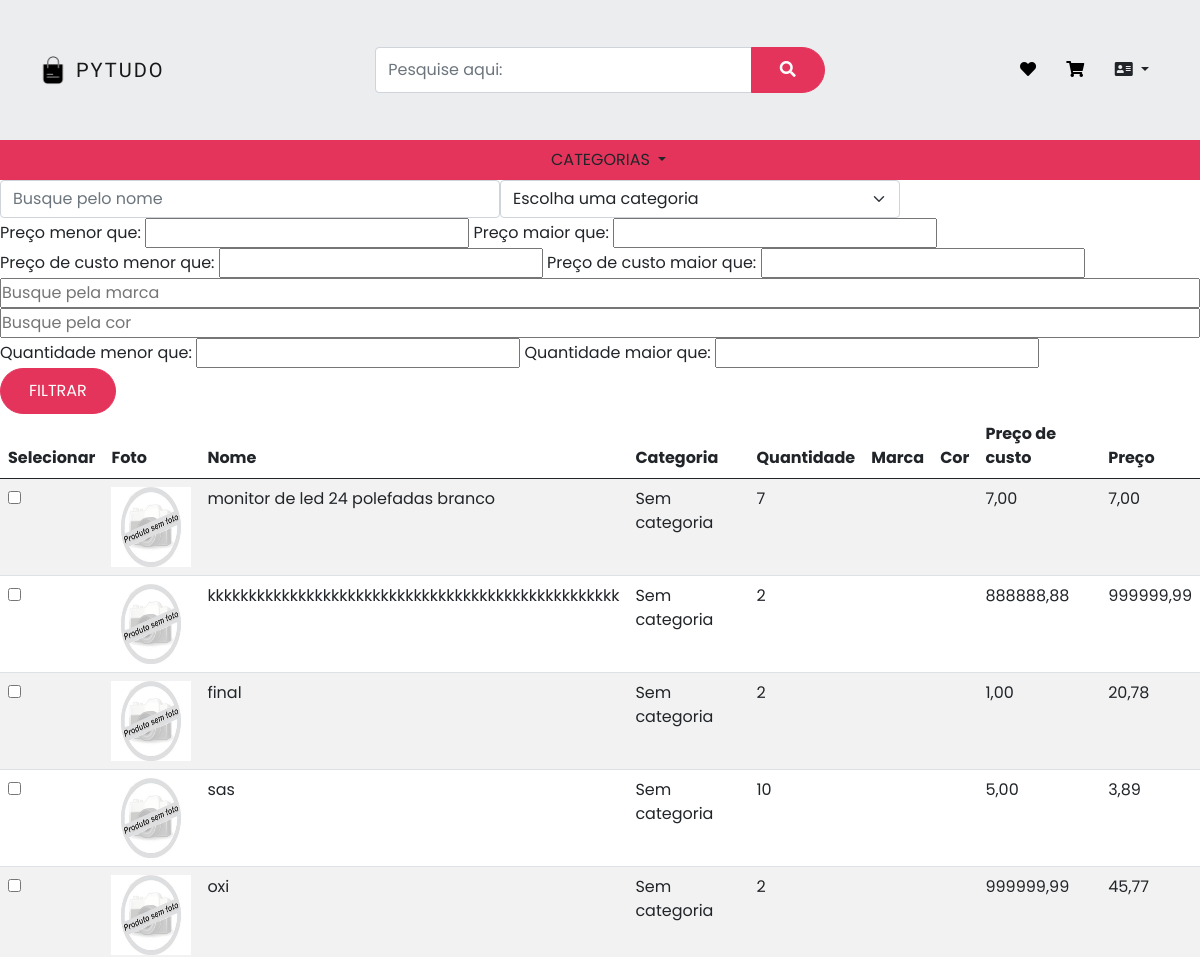
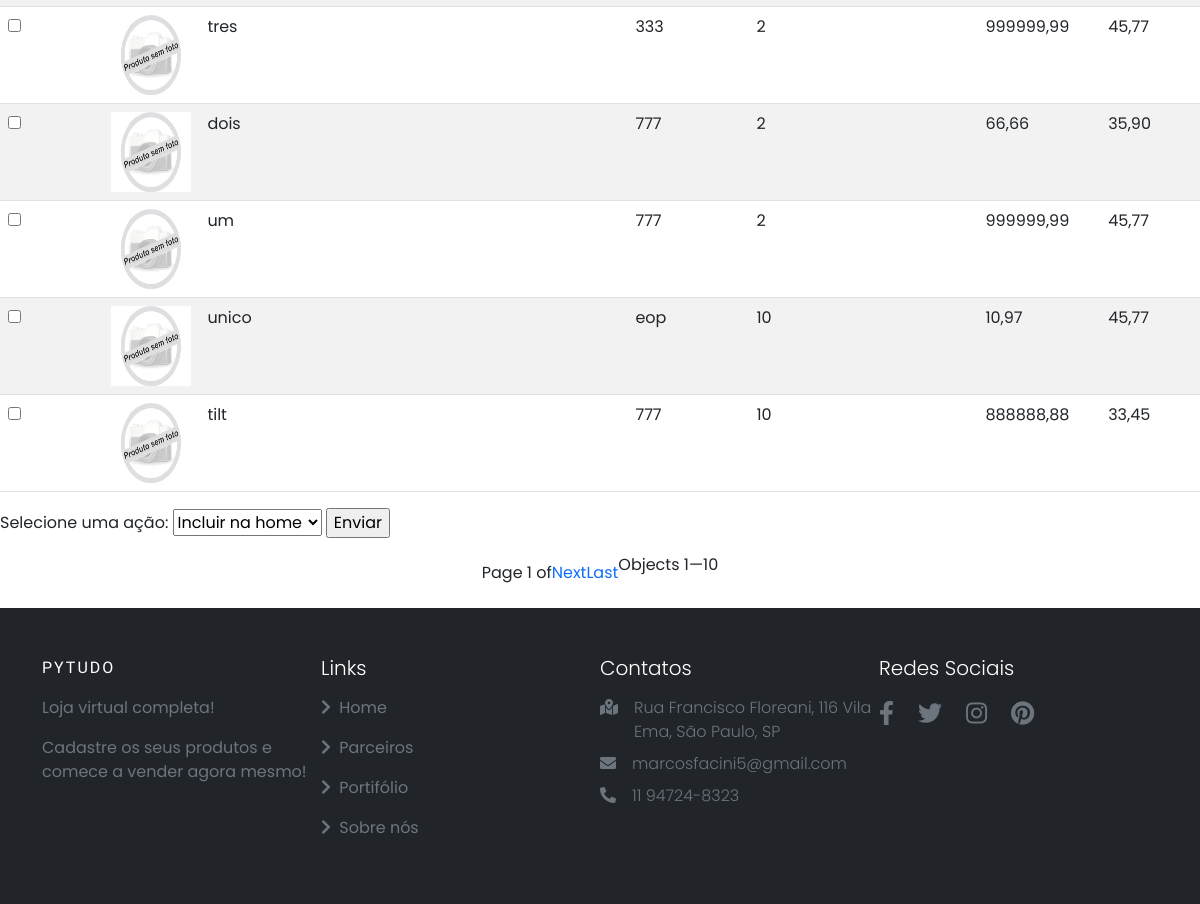
Screenshot of /gestao/produtos_home/ with the database file from the repository (2 pictures, top to bottom).
### produtos/models.py (models this page shows, shortened)
class Produtos(models.Model):
    nome = models.CharField(max_length=50)
    descricao = models.TextField()
    preco_de_custo = models.DecimalField(max_digits=8, decimal_places=2)
    preco = models.DecimalField(max_digits=8, decimal_places=2)
    categoria = models.ForeignKey(Categoria, blank=True, null=True, on_delete=models.SET_NULL)
    marca = models.CharField(max_length=50, blank=True, null=True)
    cor = models.CharField(max_length=30, blank=True, null=True)
    quantidade = models.IntegerField()
    data_cadastro = models.DateTimeField(auto_now_add=True)
    data_atualizacao = models.DateTimeField(auto_now=True, null=True)
    imagem_principal = models.ImageField(upload_to ='produtos/', blank=True, null=True)
    especificacao = RichTextUploadingField(blank=True, null=True)

class Categoria(models.Model):
    nome = models.CharField(max_length=40)
    def __str__(self):
        return self.nome

### gestao/views.py (the view)
# urls.py: path('produtos_home/', views.produtos_home, name='produtos_home'),
def produtos_home(request):
    produtos = Produtos.objects.all()
    categorias = Categoria.objects.all()
    nome_filtrar = request.GET.get('nome')
    if nome_filtrar:
        produtos = produtos.filter(nome__icontains=nome_filtrar)
    categoria_filtrar = request.GET.get('categoria')
    if categoria_filtrar:
        produtos = produtos.filter(categoria_id=categoria_filtrar)
    preco_menor_filtrar = request.GET.get('preco_menor_filtrar')
    if preco_menor_filtrar:
        preco_menor_filtrar_decimal = Decimal(preco_menor_filtrar.replace(',','.'))
        produtos = produtos.filter(preco__lt=preco_menor_filtrar_decimal)
    preco_maior_filtrar = request.GET.get('preco_maior_filtrar')
    if preco_maior_filtrar:
        preco_maior_filtrar_decimal = Decimal(preco_maior_filtrar.replace(',','.'))
        produtos = produtos.filter(preco__gt=preco_maior_filtrar_decimal)
    preco_de_custo_menor_filtrar = request.GET.get('preco_de_custo_menor_filtrar')
    if preco_de_custo_menor_filtrar:
        preco_de_custo_menor_filtrar_decimal = Decimal(preco_de_custo_menor_filtrar.replace(',','.'))
        produtos = produtos.filter(preco_de_custo__lt=preco_de_custo_menor_filtrar_decimal)
    preco_de_custo_maior_filtrar = request.GET.get('preco_de_custo_maior_filtrar')
    if preco_de_custo_maior_filtrar:
        preco_de_custo_maior_filtrar_decimal = Decimal(preco_de_custo_maior_filtrar.replace(',','.'))
        produtos = produtos.filter(preco_de_custo__gt=preco_de_custo_maior_filtrar_decimal)
    marca_filtar = request.GET.get('marca')
    if marca_filtar:
        produtos = produtos.filter(marca__icontains=marca_filtar)
    cor_filtar = request.GET.get('cor')
    if cor_filtar:
        produtos = produtos.filter(cor__icontains=cor_filtar)
    quantidade_menor_filtrar = request.GET.get('quantidade_menor_filtrar')
    if quantidade_menor_filtrar:
        produtos = produtos.filter(quantidade__lt=quantidade_menor_filtrar)
    quantidade_maior_filtrar = request.GET.get('quantidade_maior_filtrar')
    if quantidade_maior_filtrar:
        produtos = produtos.filter(quantidade__gt=quantidade_maior_filtrar)
    produtos_ordenados = produtos.order_by('-id')
    paginacao = Paginator(produtos_ordenados, 10)
    page = request.GET.get('page')
    produtos_paginados = paginacao.get_page(page)
    return render(request, 'produtos_home.html', {'produtos_paginados': produtos_paginados,
                                                  'categorias': categorias})

### produtos/templatetags/filtros.py (called while the page is built)
@register.simple_tag(takes_context=True)
def param_replace(context, **kwargs):
    d = context['request'].GET.copy()
    for k, v in kwargs.items():
        d[k] = v
    for k in [k for k, v in d.items() if not v]:
        del d[k]
    return d.urlencode()

### gestao/templates/produtos_home.html (shortened to what this page needs)
{% extends 'base.html' %}
{% load static %}
{% load filtros %}
{% block 'head' %}
    <link href="{% static 'produtos/css/listar_produtos.css' %}" rel="stylesheet">
{% endblock %}
{% block 'body' %}
<form action="#" method="GET"> {% csrf_token %}
    <div class="row">
            <div class="col-md-5">
                <input type="text" placeholder="Busque pelo nome" class="form-control" name="nome">
            </div>
            <div class="col-md-4">
                <select class="form-select" name="categoria">
                    <option value="" disabled selected hidden>Escolha uma categoria</option>
                </select>
            </div>
            <div>
                <label>Preço menor que:</label>
                <input type="text" id="preco_menor_filtrar" name="preco_menor_filtrar">
                <label> Preço maior que:</label>
                <input type="text" id="preco_maior_filtrar" name="preco_maior_filtrar">
            </div>
            <div>
                <label>Preço de custo menor que:</label>
                <input type="text" id="preco_de_custo_menor_filtrar" name="preco_de_custo_menor_filtrar">
                <label> Preço de custo maior que:</label>
                <input type="text" id="preco_de_custo_maior_filtrar" name="preco_de_custo_maior_filtrar">
            </div>
            <input type="text" placeholder="Busque pela marca"  name="marca">
            <input type="text" placeholder="Busque pela cor"  name="cor">
            <div>
                <label> Quantidade menor que:</label>
                <input type="text" name="quantidade_menor_filtrar">
                <label> Quantidade maior que:</label>
                <input type="text" name="quantidade_maior_filtrar">
            </div>
        <div class="col-md-3">
            <input type="submit" value="FILTRAR" class="btn btn-primary">
        </div>
    </div>
</form>
<form action="{% url 'exibicao_home' %}" method="POST"> {% csrf_token %}
    <table class="table table-striped">
        <thead>
          <tr>
            <th scope="col">Selecionar</th>
            <th scope="col">Foto</th>
            <th scope="col">Nome</th>
            <th scope="col">Categoria</th>
            <th scope="col">Quantidade</th>
            <th scope="col">Marca</th>
            <th scope="col">Cor</th>
            <th scope="col">Preço de custo</th>
            <th scope="col">Preço</th>
          </tr>
        </thead>
        <tbody>
            {% for produto in produtos_paginados %}
                <tr>
                    <td><input type="checkbox" name="selecionados[]" value="{{ produto.id }}"></td>
                    <td><a href="{% url 'detalhes_produto' produto.id %}">
                            {% if produto.imagem_principal %}
                                <img src="{{produto.imagem_principal.url}}" width="80" height="80"></td>
                            {% else %}
                                <img src="{% static 'produtos\img\sem foto.jpg' %}" width="80" height="80"></td>
                            {% endif %}
                    <td>{{ produto.nome}}</td>
                    {% if produto.categoria %}
                        <td>{{ produto.categoria}}</td>
                    {% else %}
                        <td>Sem categoria </td>
                    {% endif %}
                    <td>{{ produto.quantidade}}</td>
                    <td>{{ produto.marca}}</td>
                    <td>{{ produto.cor}}</td>
                    <td>{{ produto.preco_de_custo}}</td>
                    <td>{{ produto.preco}}</td>
                </tr>
            {% endfor %}
        </tbody>
    </table>
    <label for="acao">Selecione uma ação:</label>
    <select name="acao" id="acao">
    <option value="incluir">Incluir na home</option>
    </select>
    <input type="submit" value="Enviar">
    </form>
    <div class="pagination">
        Page {{ produtos_paginados.number }} of {{ paginator.num_pages }}
        {% if produtos_paginados.has_next %}
            {% if produtos_paginados.next_page_number != paginator.num_pages %}
                <a href="?{% param_replace page=produtos_paginados.next_page_number %}">Next</a>
            {% endif %}
            <a href="?{% param_replace page=paginator.num_pages %}">Last</a>
        {% endif %}
        <p>Objects {{ produtos_paginados.start_index }}—{{ produtos_paginados.end_index }}</p>
    </div>
{% endblock %}

### pytudo/templates/static/base/css/base.css (style rules this page uses)
:root { --lg-font: 'Kaisei Tokumin', serif; --sm-font: 'Poppins', sans-serif; --pink: #e5345b; }
body { font-family: var(--sm-font); background-color: #fff; }
.row { --bs-gutter-x: 0rem; }
.btn:not(.nav-btns button) { background-color: var(--pink); color: #fff; padding: 10px 28px; border-radius: 25px; border-color: var(--pink); }

### pytudo/templates/static/produtos/css/listar_produtos.css (style rules this page uses)
.pagination { display: flex; margin-top: 15px; margin-bottom: 15px; align-items: center; justify-content: center; }
.pagination a { text-decoration: none; }

### rows the page displays
Produtos: nome "monitor de led 24 polefadas branco", shows "Sem categoria", quantidade "7", preco_de_custo "7,00", preco "7,00"
Produtos: nome "kkkkkkkkkkkkkkkkkkkkkkkkkkkkkkkkkkkkkkkkkkkkkkkkkk", shows "Sem categoria", quantidade "2", preco_de_custo "888888,88", preco "999999,99"
Produtos: nome "final", shows "Sem categoria", quantidade "2", preco_de_custo "1,00", preco "20,78"
Produtos: nome "sas", shows "Sem categoria", quantidade "10", preco_de_custo "5,00", preco "3,89"
Produtos: nome "oxi", shows "Sem categoria", quantidade "2", preco_de_custo "999999,99", preco "45,77"
Produtos: nome "tres", categoria "333", quantidade "2", preco_de_custo "999999,99", preco "45,77"
Produtos: nome "dois", categoria "777", quantidade "2", preco_de_custo "66,66", preco "35,90"
Produtos: nome "um", categoria "777", quantidade "2", preco_de_custo "999999,99", preco "45,77"
Produtos: nome "unico", categoria "eop", quantidade "10", preco_de_custo "10,97", preco "45,77"
Produtos: nome "tilt", categoria "777", quantidade "10", preco_de_custo "888888,88", preco "33,45"

### other values shown
{{ produtos_paginados.number }} "1"
{{ produtos_paginados.start_index }} "1"
{{ produtos_paginados.end_index }} "10"
